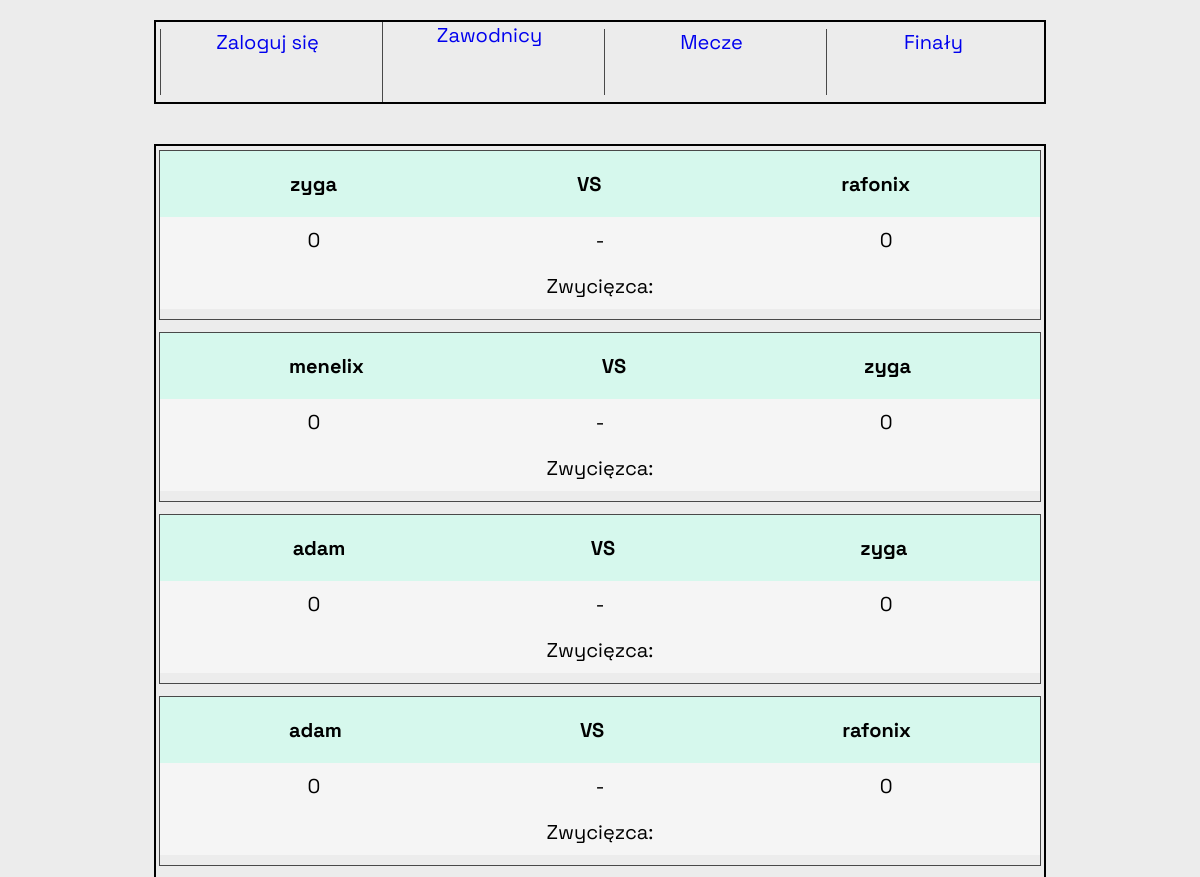
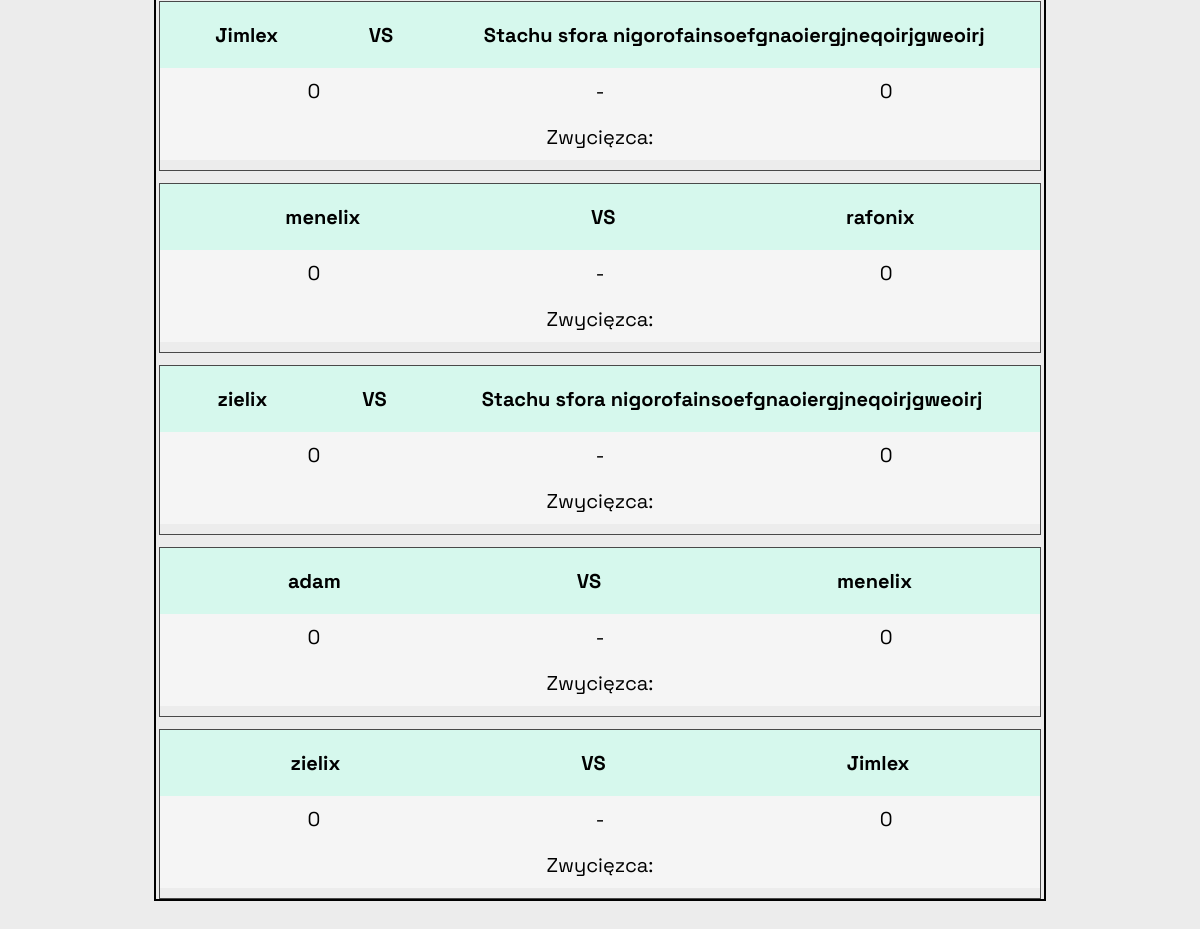
/matches/, run on an earlier commit of the app's database (2 pictures, top to bottom).
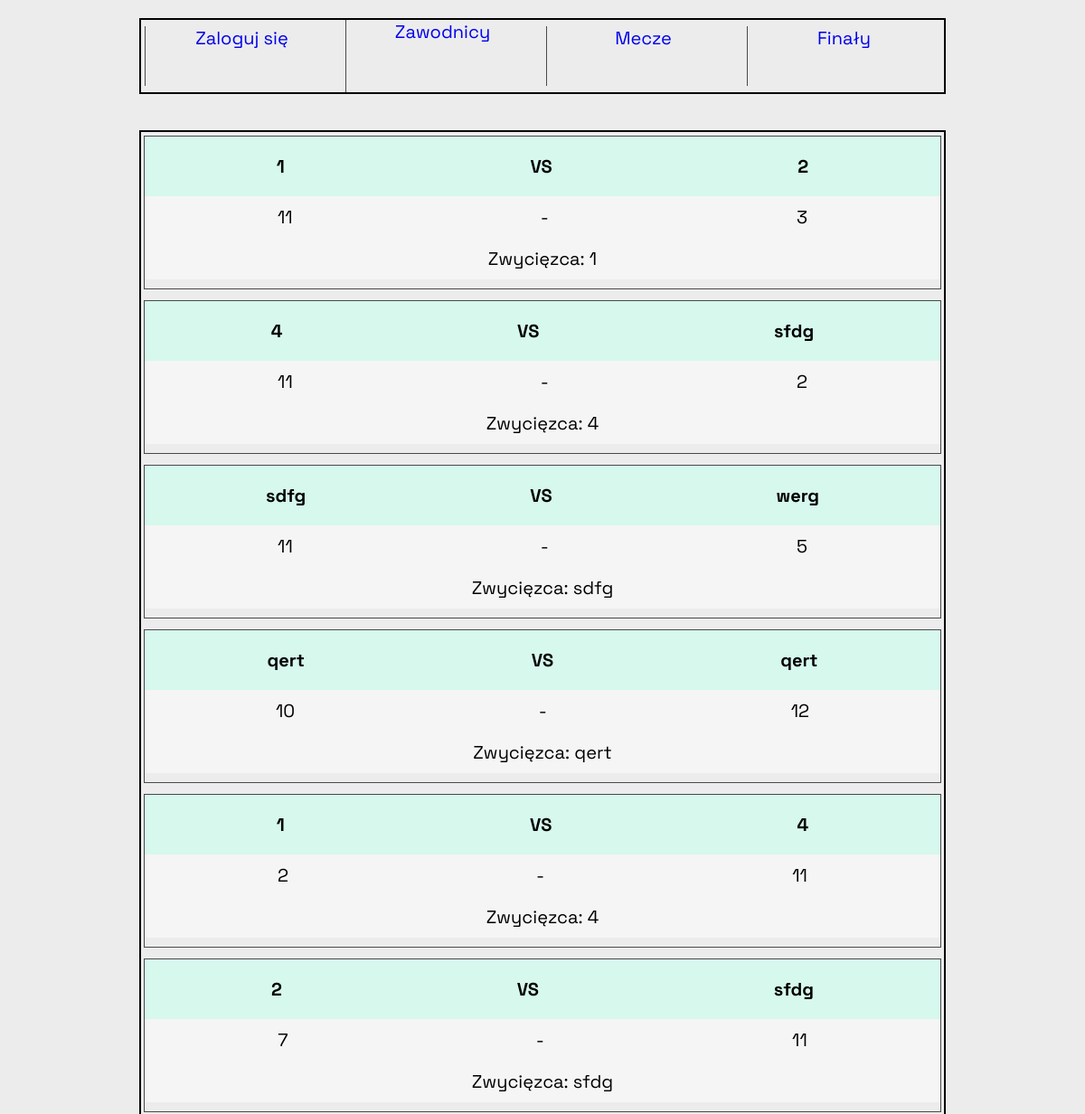
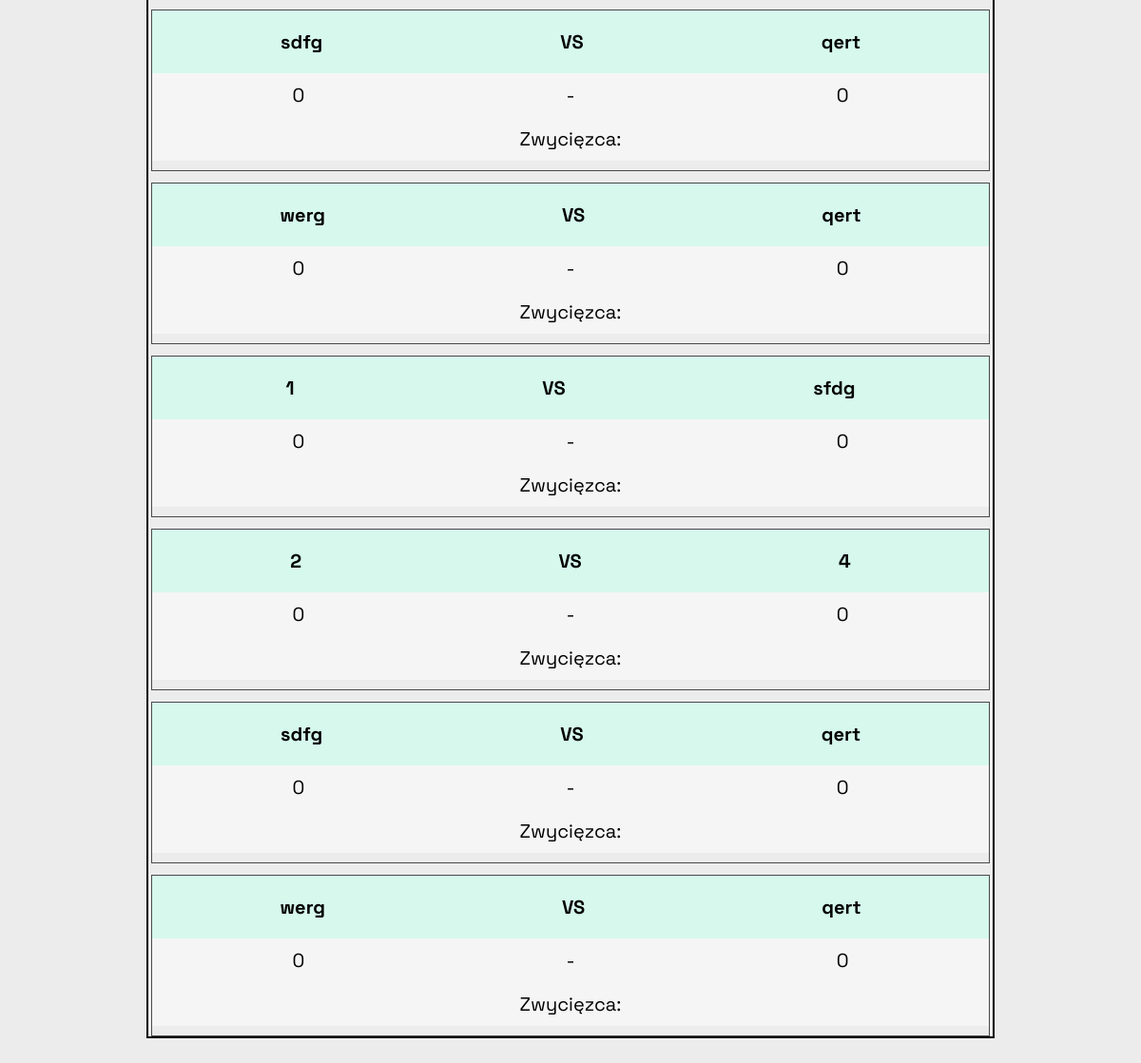
And on a later commit of the database (2 pictures, top to bottom).
### table/models.py (models this page shows, shortened)
class Match(models.Model):
    player1 = models.ForeignKey(Player, related_name='matches_as_player1',
                                on_delete=models.CASCADE)
    player2 = models.ForeignKey(Player, related_name='matches_as_player2',
                                on_delete=models.CASCADE)
    score1 = models.SmallIntegerField(default=0)
    score2 = models.SmallIntegerField(default=0)
    winner = models.ForeignKey(Player, default=None,
                               related_name='winner_of_a_match',
                               on_delete=models.CASCADE, null=True, blank=True)

class Player(models.Model):
    name = models.CharField(max_length=50)
    points = models.SmallIntegerField(default=0)
    games = models.SmallIntegerField(default=0)
    qualified = models.BooleanField(default=False)
    point_balance = models.IntegerField(default=0)
    def __str__(self) -> str:
        return self.name

### table/views.py (the view)
# urls.py: path('matches/', views.matches, name ='matches'),
def matches(request):
    matches = Match.objects.all()
    return render(request, 'table/matches.html', context={'matches': matches})

### table/templates/table/matches.html (shortened to what this page needs)
{% extends "table/base.html" %}
{% block content %}
<div class="navbar matches">
  {% for match in matches %}
    <a href="{% url "table:match_score" match.id %}" class='match'>
        <div class='match-content'>
            <div class="players">
                <div class="item item-1"><b>{{ match.player1 }}</b></div>
                <div class="item item-2"><b>VS</b></div>
                <div class="item item-3"><b>{{ match.player2 }}</b></div>
            </div>
            <div class='score'>
                <span>{{ match.score1 }}</span>
                <span> - </span>
                <span>{{ match.score2 }}</span>
            </div>
            <div class='winner'>
                {% if match.winner %}
                <span>Zwycięzca: {{ match.winner }}</span>
                {% else %}
                <span>Zwycięzca: </span>
                {% endif %}
            </div>
        </div>
    </a>
  {% endfor %}
</div>
{% endblock content %}

What changed in the data, as far as the page shows it:
removed Match: player1 "zyga", player2 "rafonix", score1 "0", score2 "0", shows "Zwycięzca:"
removed Match: player1 "menelix", player2 "zyga", score1 "0", score2 "0", shows "Zwycięzca:"
removed Match: player1 "adam", player2 "zyga", score1 "0", score2 "0", shows "Zwycięzca:"
removed Match: player1 "adam", player2 "rafonix", score1 "0", score2 "0", shows "Zwycięzca:"
removed Match: player1 "Jimlex", player2 "Stachu sfora nigorofainsoefgnaoiergjneqoirjgweoirj", score1 "0", score2 "0", shows "Zwycięzca:"
removed Match: player1 "menelix", player2 "rafonix", score1 "0", score2 "0", shows "Zwycięzca:"
removed Match: player1 "zielix", player2 "Stachu sfora nigorofainsoefgnaoiergjneqoirjgweoirj", score1 "0", score2 "0", shows "Zwycięzca:"
removed Match: player1 "adam", player2 "menelix", score1 "0", score2 "0", shows "Zwycięzca:"
removed Match: player1 "zielix", player2 "Jimlex", score1 "0", score2 "0", shows "Zwycięzca:"
added Match: player1 "1", player2 "2", score1 "11", score2 "3", winner "1"
added Match: player1 "4", player2 "sfdg", score1 "11", score2 "2", winner "4"
added Match: player1 "sdfg", player2 "werg", score1 "11", score2 "5", winner "sdfg"
added Match: player1 "qert", player2 "qert", score1 "10", score2 "12", winner "qert"
added Match: player1 "1", player2 "4", score1 "2", score2 "11", winner "4"
added Match: player1 "2", player2 "sfdg", score1 "7", score2 "11", winner "sfdg"
added Match: player1 "sdfg", player2 "qert", score1 "0", score2 "0", shows "Zwycięzca:"
added Match: player1 "werg", player2 "qert", score1 "0", score2 "0", shows "Zwycięzca:"
added Match: player1 "1", player2 "sfdg", score1 "0", score2 "0", shows "Zwycięzca:"
added Match: player1 "2", player2 "4", score1 "0", score2 "0", shows "Zwycięzca:"
added Match: player1 "sdfg", player2 "qert", score1 "0", score2 "0", shows "Zwycięzca:"
added Match: player1 "werg", player2 "qert", score1 "0", score2 "0", shows "Zwycięzca:"
